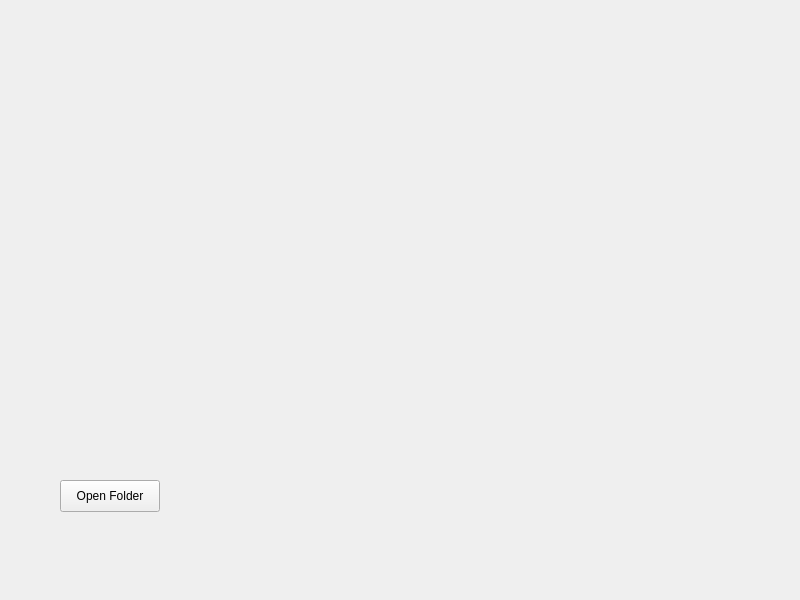
<?xml version="1.0" encoding="UTF-8"?>
<ui version="4.0">
 <class>MainWindow</class>
 <widget class="QMainWindow" name="MainWindow">
  <property name="geometry">
   <rect>
    <x>0</x>
    <y>0</y>
    <width>800</width>
    <height>600</height>
   </rect>
  </property>
  <property name="windowTitle">
   <string>Lab 2 PKG</string>
  </property>
  <widget class="QWidget" name="centralwidget">
   <widget class="QPushButton" name="openFolderButton">
    <property name="geometry">
     <rect>
      <x>60</x>
      <y>480</y>
      <width>100</width>
      <height>32</height>
     </rect>
    </property>
    <property name="text">
     <string>Open Folder</string>
    </property>
   </widget>
  </widget>
  <widget class="QMenuBar" name="menubar">
   <property name="geometry">
    <rect>
     <x>0</x>
     <y>0</y>
     <width>800</width>
     <height>24</height>
    </rect>
   </property>
  </widget>
 </widget>
 <resources/>
 <connections/>
</ui>
